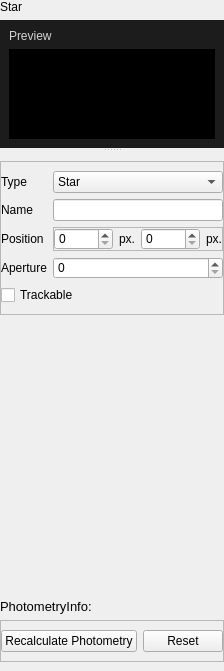
<?xml version="1.0" encoding="UTF-8"?>
<ui version="4.0">
 <class>StarInspector</class>
 <widget class="QFrame" name="StarInspector">
  <property name="geometry">
   <rect>
    <x>0</x>
    <y>0</y>
    <width>221</width>
    <height>671</height>
   </rect>
  </property>
  <property name="windowTitle">
   <string>Frame</string>
  </property>
  <property name="styleSheet">
   <string notr="true">
QFrame[objectName ^= &quot;frame&quot; ]{

	background-color: rgba(255, 255, 255, 20);
}

</string>
  </property>
  <property name="frameShape">
   <enum>QFrame::NoFrame</enum>
  </property>
  <layout class="QVBoxLayout" name="verticalLayout">
   <property name="leftMargin">
    <number>0</number>
   </property>
   <property name="topMargin">
    <number>0</number>
   </property>
   <property name="rightMargin">
    <number>0</number>
   </property>
   <property name="bottomMargin">
    <number>0</number>
   </property>
   <item>
    <widget class="QLabel" name="label_8">
     <property name="text">
      <string>Star</string>
     </property>
    </widget>
   </item>
   <item>
    <widget class="QSplitter" name="splitter">
     <property name="orientation">
      <enum>Qt::Vertical</enum>
     </property>
     <widget class="QFrame" name="upper">
      <property name="minimumSize">
       <size>
        <width>0</width>
        <height>128</height>
       </size>
      </property>
      <property name="maximumSize">
       <size>
        <width>16777215</width>
        <height>256</height>
       </size>
      </property>
      <property name="styleSheet">
       <string notr="true">background-color: rgb(28, 28, 28);</string>
      </property>
      <property name="frameShape">
       <enum>QFrame::NoFrame</enum>
      </property>
      <property name="frameShadow">
       <enum>QFrame::Plain</enum>
      </property>
      <layout class="QVBoxLayout" name="verticalLayout_3">
       <item>
        <widget class="QLabel" name="label_6">
         <property name="sizePolicy">
          <sizepolicy hsizetype="Preferred" vsizetype="Maximum">
           <horstretch>0</horstretch>
           <verstretch>0</verstretch>
          </sizepolicy>
         </property>
         <property name="styleSheet">
          <string notr="true">color: rgb(212, 212, 212);</string>
         </property>
         <property name="text">
          <string>Preview</string>
         </property>
        </widget>
       </item>
       <item>
        <widget class="QFrame" name="frame_2">
         <property name="styleSheet">
          <string notr="true">background-color: rgb(0, 0, 0);</string>
         </property>
         <property name="frameShape">
          <enum>QFrame::NoFrame</enum>
         </property>
         <property name="frameShadow">
          <enum>QFrame::Plain</enum>
         </property>
        </widget>
       </item>
      </layout>
     </widget>
     <widget class="QFrame" name="lower">
      <property name="sizePolicy">
       <sizepolicy hsizetype="Preferred" vsizetype="Expanding">
        <horstretch>0</horstretch>
        <verstretch>1</verstretch>
       </sizepolicy>
      </property>
      <property name="frameShape">
       <enum>QFrame::NoFrame</enum>
      </property>
      <layout class="QVBoxLayout" name="verticalLayout_2">
       <property name="leftMargin">
        <number>0</number>
       </property>
       <property name="rightMargin">
        <number>0</number>
       </property>
       <item>
        <widget class="QFrame" name="form">
         <property name="styleSheet">
          <string notr="true">QFrame[objectName ^= &quot;form&quot; ]{

	background-color: rgba(255, 255, 255, 20);
}
QLabel{

	background-color: rgba(255, 255, 255, 0);
}

</string>
         </property>
         <property name="frameShape">
          <enum>QFrame::StyledPanel</enum>
         </property>
         <property name="frameShadow">
          <enum>QFrame::Raised</enum>
         </property>
         <layout class="QFormLayout" name="formLayout">
          <property name="leftMargin">
           <number>0</number>
          </property>
          <property name="rightMargin">
           <number>0</number>
          </property>
          <item row="0" column="0">
           <widget class="QLabel" name="label_7">
            <property name="text">
             <string>Type</string>
            </property>
            <property name="buddy">
             <cstring>comboBox</cstring>
            </property>
           </widget>
          </item>
          <item row="0" column="1">
           <widget class="QComboBox" name="comboBox">
            <item>
             <property name="text">
              <string>Star</string>
             </property>
            </item>
            <item>
             <property name="text">
              <string>ReferenceStar</string>
             </property>
            </item>
           </widget>
          </item>
          <item row="1" column="0">
           <widget class="QLabel" name="label">
            <property name="text">
             <string>Name</string>
            </property>
            <property name="buddy">
             <cstring>nameField</cstring>
            </property>
           </widget>
          </item>
          <item row="1" column="1">
           <widget class="QLineEdit" name="nameField"/>
          </item>
          <item row="2" column="0">
           <widget class="QLabel" name="label_2">
            <property name="text">
             <string>Position</string>
            </property>
            <property name="buddy">
             <cstring>posXField</cstring>
            </property>
           </widget>
          </item>
          <item row="2" column="1">
           <widget class="QFrame" name="frame">
            <property name="frameShape">
             <enum>QFrame::StyledPanel</enum>
            </property>
            <property name="frameShadow">
             <enum>QFrame::Raised</enum>
            </property>
            <layout class="QHBoxLayout" name="horizontalLayout">
             <property name="leftMargin">
              <number>0</number>
             </property>
             <property name="topMargin">
              <number>0</number>
             </property>
             <property name="rightMargin">
              <number>0</number>
             </property>
             <property name="bottomMargin">
              <number>0</number>
             </property>
             <item>
              <widget class="QSpinBox" name="posXField"/>
             </item>
             <item>
              <widget class="QLabel" name="label_3">
               <property name="sizePolicy">
                <sizepolicy hsizetype="Maximum" vsizetype="Preferred">
                 <horstretch>0</horstretch>
                 <verstretch>0</verstretch>
                </sizepolicy>
               </property>
               <property name="text">
                <string>px.</string>
               </property>
              </widget>
             </item>
             <item>
              <widget class="QSpinBox" name="posYField"/>
             </item>
             <item>
              <widget class="QLabel" name="label_4">
               <property name="sizePolicy">
                <sizepolicy hsizetype="Maximum" vsizetype="Preferred">
                 <horstretch>0</horstretch>
                 <verstretch>0</verstretch>
                </sizepolicy>
               </property>
               <property name="text">
                <string>px.</string>
               </property>
              </widget>
             </item>
            </layout>
           </widget>
          </item>
          <item row="3" column="0">
           <widget class="QLabel" name="label_5">
            <property name="text">
             <string>Aperture</string>
            </property>
            <property name="buddy">
             <cstring>apertField</cstring>
            </property>
           </widget>
          </item>
          <item row="3" column="1">
           <widget class="QSpinBox" name="apertField"/>
          </item>
          <item row="4" column="0" colspan="2">
           <widget class="QCheckBox" name="checkBox">
            <property name="sizePolicy">
             <sizepolicy hsizetype="Minimum" vsizetype="Fixed">
              <horstretch>0</horstretch>
              <verstretch>0</verstretch>
             </sizepolicy>
            </property>
            <property name="styleSheet">
             <string notr="true"/>
            </property>
            <property name="text">
             <string>Trackable</string>
            </property>
           </widget>
          </item>
         </layout>
        </widget>
       </item>
       <item>
        <spacer name="verticalSpacer">
         <property name="orientation">
          <enum>Qt::Vertical</enum>
         </property>
         <property name="sizeHint" stdset="0">
          <size>
           <width>20</width>
           <height>40</height>
          </size>
         </property>
        </spacer>
       </item>
       <item>
        <widget class="QLabel" name="label_phot">
         <property name="sizePolicy">
          <sizepolicy hsizetype="Preferred" vsizetype="Maximum">
           <horstretch>0</horstretch>
           <verstretch>0</verstretch>
          </sizepolicy>
         </property>
         <property name="text">
          <string>&lt;html&gt;&lt;head/&gt;&lt;body&gt;&lt;p&gt;&lt;span style=&quot; font-size:10pt;&quot;&gt;PhotometryInfo:&lt;/span&gt;&lt;/p&gt;&lt;/body&gt;&lt;/html&gt;</string>
         </property>
         <property name="alignment">
          <set>Qt::AlignLeading|Qt::AlignLeft|Qt::AlignTop</set>
         </property>
        </widget>
       </item>
       <item>
        <widget class="QFrame" name="action_box">
         <property name="sizePolicy">
          <sizepolicy hsizetype="Preferred" vsizetype="Maximum">
           <horstretch>0</horstretch>
           <verstretch>0</verstretch>
          </sizepolicy>
         </property>
         <property name="frameShape">
          <enum>QFrame::StyledPanel</enum>
         </property>
         <property name="frameShadow">
          <enum>QFrame::Raised</enum>
         </property>
         <layout class="QHBoxLayout" name="horizontalLayout_2">
          <property name="leftMargin">
           <number>0</number>
          </property>
          <property name="rightMargin">
           <number>0</number>
          </property>
          <item>
           <widget class="QPushButton" name="pushButton">
            <property name="sizePolicy">
             <sizepolicy hsizetype="Minimum" vsizetype="Fixed">
              <horstretch>1</horstretch>
              <verstretch>0</verstretch>
             </sizepolicy>
            </property>
            <property name="text">
             <string>Recalculate Photometry</string>
            </property>
           </widget>
          </item>
          <item>
           <widget class="QPushButton" name="pushButton_2">
            <property name="sizePolicy">
             <sizepolicy hsizetype="Minimum" vsizetype="Fixed">
              <horstretch>0</horstretch>
              <verstretch>0</verstretch>
             </sizepolicy>
            </property>
            <property name="text">
             <string>Reset</string>
            </property>
           </widget>
          </item>
         </layout>
        </widget>
       </item>
      </layout>
     </widget>
    </widget>
   </item>
  </layout>
 </widget>
 <resources/>
 <connections>
  <connection>
   <sender>nameField</sender>
   <signal>textChanged(QString)</signal>
   <receiver>StarInspector</receiver>
   <slot>name_changed(QString)</slot>
   <hints>
    <hint type="sourcelabel">
     <x>95</x>
     <y>198</y>
    </hint>
    <hint type="destinationlabel">
     <x>225</x>
     <y>223</y>
    </hint>
   </hints>
  </connection>
  <connection>
   <sender>posXField</sender>
   <signal>valueChanged(int)</signal>
   <receiver>StarInspector</receiver>
   <slot>posx_changed(int)</slot>
   <hints>
    <hint type="sourcelabel">
     <x>76</x>
     <y>223</y>
    </hint>
    <hint type="destinationlabel">
     <x>222</x>
     <y>282</y>
    </hint>
   </hints>
  </connection>
  <connection>
   <sender>posYField</sender>
   <signal>valueChanged(int)</signal>
   <receiver>StarInspector</receiver>
   <slot>posy_changed(int)</slot>
   <hints>
    <hint type="sourcelabel">
     <x>163</x>
     <y>222</y>
    </hint>
    <hint type="destinationlabel">
     <x>260</x>
     <y>261</y>
    </hint>
   </hints>
  </connection>
  <connection>
   <sender>apertField</sender>
   <signal>valueChanged(int)</signal>
   <receiver>StarInspector</receiver>
   <slot>apert_changed(int)</slot>
   <hints>
    <hint type="sourcelabel">
     <x>121</x>
     <y>249</y>
    </hint>
    <hint type="destinationlabel">
     <x>228</x>
     <y>326</y>
    </hint>
   </hints>
  </connection>
 </connections>
 <slots>
  <slot>name_changed(QString)</slot>
  <slot>posx_changed(int)</slot>
  <slot>posy_changed(int)</slot>
  <slot>apert_changed(int)</slot>
 </slots>
</ui>
